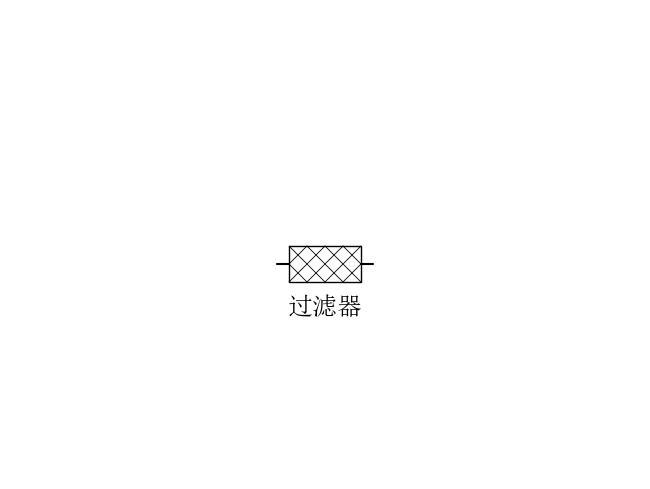

The Python source for this figure:
# -*- coding: utf-8 -*-
"""示例:过滤器图元 —— 矩形 + 菱形网格,左右接管。"""
import os
import sys

sys.path.insert(0, os.path.dirname(os.path.dirname(os.path.abspath(__file__))))

from cycleplot import Diagram, parts, use_font

use_font()

d = Diagram(width=640, height=480)
d.add(parts.filter, "过滤器", loc=(320, 260))

out = os.path.join(os.path.dirname(os.path.abspath(__file__)),
                   "filter_demo.png")
d.save(out)
print("已生成:", out)
